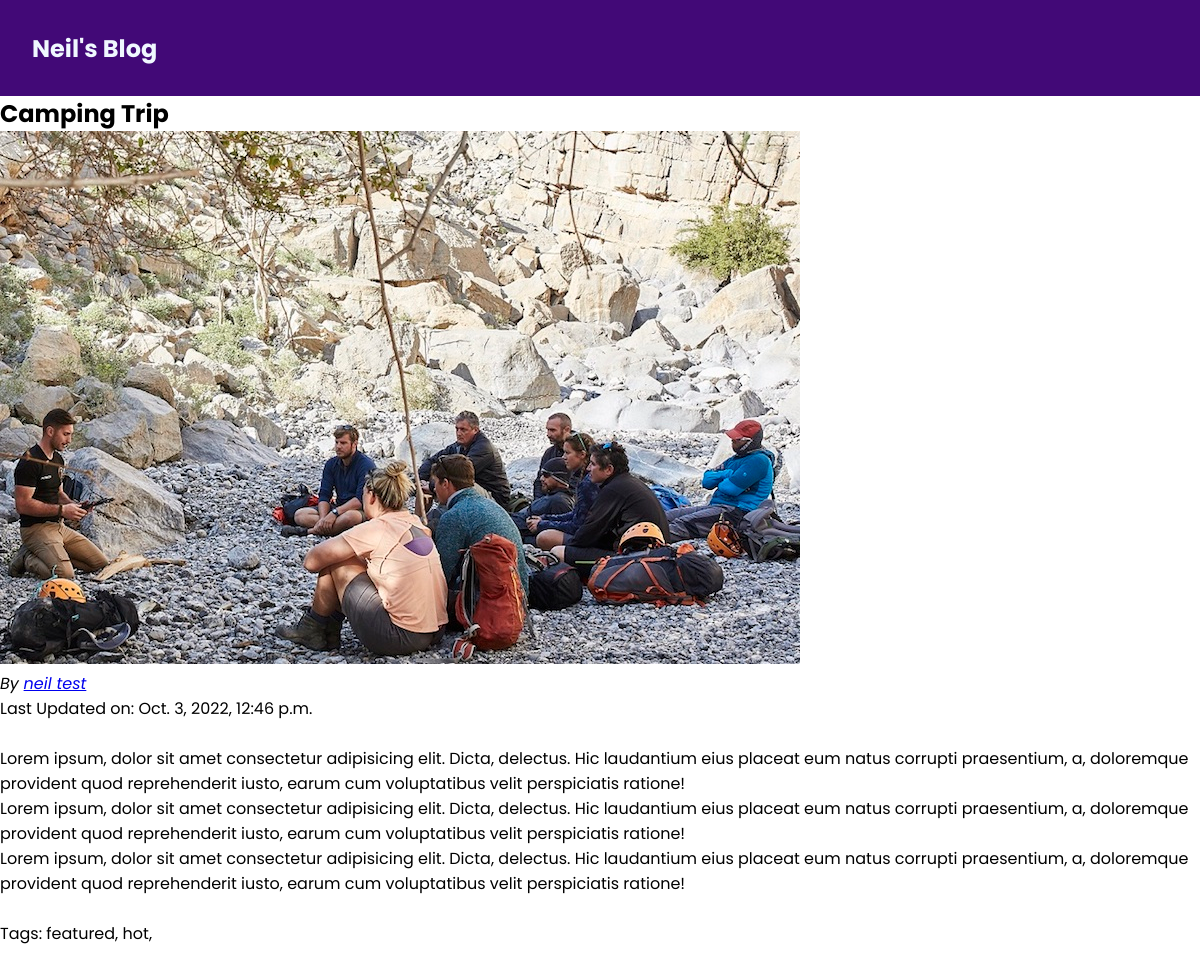
The app's page /blogs/camping-trip with its own data.
### blog/models.py (models this page shows, shortened)
class Post(models.Model):
    title = models.CharField(max_length=100)
    brief_description = models.CharField(max_length=240)
    content = models.TextField(validators=[MinLengthValidator(10)])
    image = models.ImageField(upload_to="posts", null=True)
    timestamp = models.DateTimeField(auto_now=True)
    slug = models.SlugField(unique=True, db_index=True)
    author = models.ForeignKey(Author, on_delete=models.SET_NULL,null=True, related_name="author")
    tag = models.ManyToManyField(Tag, related_name="tag")

class Author(models.Model):
    first_name = models.CharField(max_length=120)
    last_name =models.CharField(max_length=120)
    email_address = models.EmailField()
    def __str__(self):
        return f" {self.first_name} {self.last_name}"

class Tag(models.Model):
    caption = models.CharField(max_length=20)

### blog/views.py (the view)
# urls.py: path("blogs/<slug:slug>", views.blogDetailPage, name="blogDetailPage"),
def blogDetailPage(request, slug):
    identifiedPost = get_object_or_404(Post, slug = slug)
    context = {
        "post": identifiedPost,
        "tags": identifiedPost.tag.all()
    }
    return render(request, "blog/singleBlogDetail.html", context)

### blog/templates/blog/singleBlogDetail.html (shortened to what this page needs)
{% extends 'appLayout.html' %}
{% load static %}
    {% block cssFiles %}
        <link rel="stylesheet" href="{% static 'blog/singleBlogDetail.css' %}">
    {% endblock %}
    {% block content %}
        <section class="summary">
            {% include 'blog/includes/header.html' %}
            <h1> {{ post.title }} </h1>
            <article>
                <img src="{{ post.image.url }}" alt="{{ post.title }}">
                <address> By <a href="mailto: {{post.author.email_address}}"> {{ post.author }}</a></address>
                <div>Last Updated on: {{ post.timestamp }}
                </div>
            </article>
        </section>
        <br>
        <main>
            <p>
                {{ post.content|linebreaks }}
            </p>
        </main>
        <br>
        <div class="tags">
            Tags:
            {% for tag in tags %}
                <span>{{ tag.caption }},</span>
            {% endfor %}
        </div>
        <br>
    {% endblock %}

### static/appLayout.css (style rules this page uses)
* { margin: 0; padding: 0; font-family: 'Poppins', sans-serif; }

### records on screen
Post: title "Camping Trip", image (picture), author "neil test", timestamp "Oct. 3, 2022, 12:46 p.m.", content "Lorem ipsum, dolor sit amet consectetur adipisicing elit. Dicta, delectus. Hic laudantium eius placeat eum natus corrupti praesentium, a, doloremque provident quod reprehenderit iusto, earum cum voluptatibus velit perspiciatis ratione! Lorem ipsum, dolor sit amet consectetur adipisicing elit. Dicta, delectus. Hic laudantium eius placeat eum natus corrupti praesentium, a, doloremque provident quod reprehenderit iusto, earum cum voluptatibus velit perspiciatis ratione! Lorem ipsum, dolor sit amet consectetur adipisicing elit. Dicta, delectus. Hic laudantium eius placeat eum natus corrupti praesentium, a, doloremque provident quod reprehenderit iusto, earum cum voluptatibus velit perspiciatis…"
Tag: caption "featured"
Tag: caption "hot"
